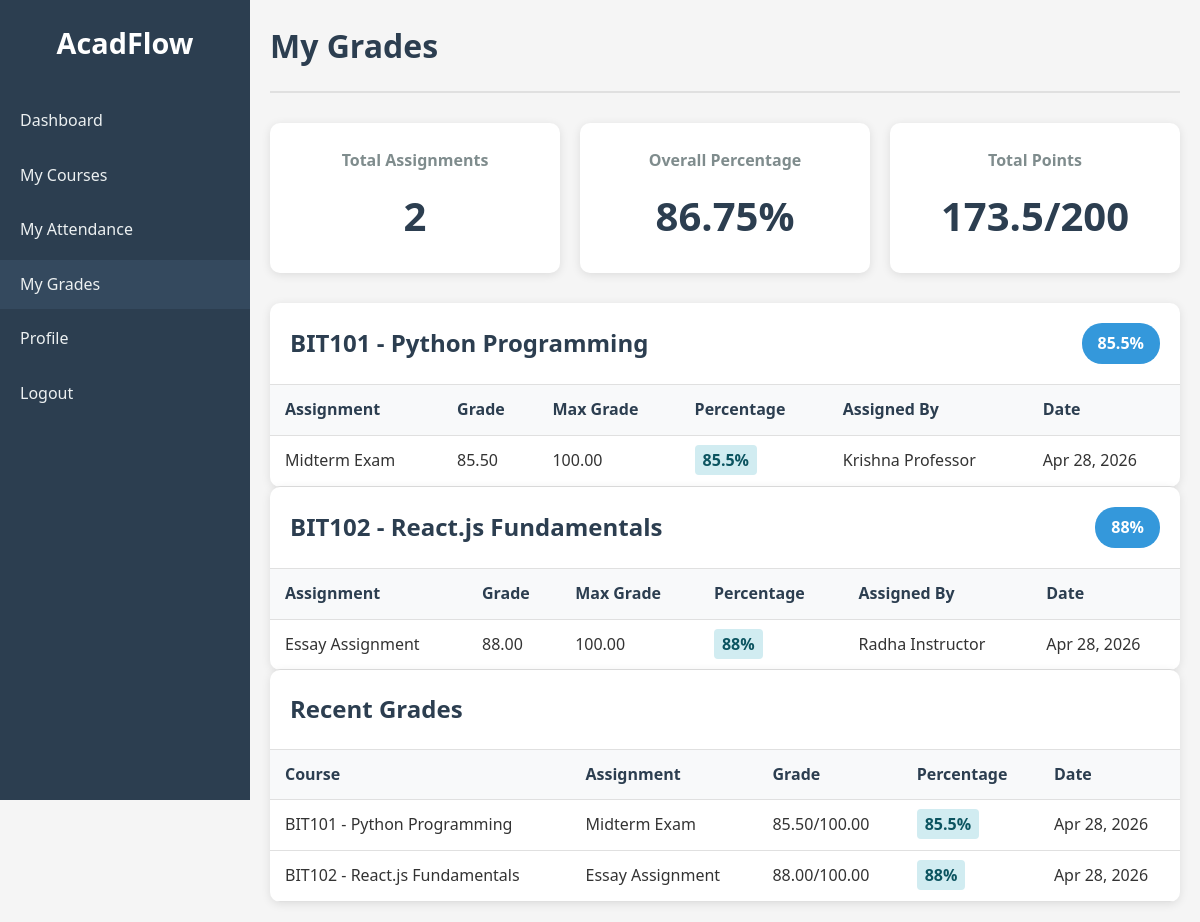
The page /student/grades.php (signed in) on the database its author committed.
### tables this page shows
CREATE TABLE grades (
    id INT AUTO_INCREMENT PRIMARY KEY,
    student_id INT NOT NULL,
    course_id INT NOT NULL,
    assignment_name VARCHAR(100) NOT NULL,
    grade DECIMAL(5,2) NOT NULL,
    max_grade DECIMAL(5,2) NOT NULL DEFAULT 100,
    comments TEXT,
    assigned_by INT NOT NULL,
    created_at TIMESTAMP DEFAULT CURRENT_TIMESTAMP,
    FOREIGN KEY (student_id) REFERENCES users(id) ON DELETE CASCADE,
    FOREIGN KEY (course_id) REFERENCES courses(id) ON DELETE CASCADE,
    FOREIGN KEY (assigned_by) REFERENCES users(id) ON DELETE CASCADE
);

CREATE TABLE courses (
    id INT AUTO_INCREMENT PRIMARY KEY,
    course_code VARCHAR(20) UNIQUE NOT NULL,
    course_name VARCHAR(100) NOT NULL,
    description TEXT,
    teacher_id INT,
    created_at TIMESTAMP DEFAULT CURRENT_TIMESTAMP,
    FOREIGN KEY (teacher_id) REFERENCES users(id) ON DELETE SET NULL
);

CREATE TABLE users (
    id INT AUTO_INCREMENT PRIMARY KEY,
    first_name VARCHAR(50) NOT NULL,
    last_name VARCHAR(50) NOT NULL,
    email VARCHAR(100) UNIQUE NOT NULL,
    password VARCHAR(255) NOT NULL,
    role ENUM('admin', 'teacher', 'student') NOT NULL,
    profile_photo VARCHAR(255) DEFAULT NULL,
    created_at TIMESTAMP DEFAULT CURRENT_TIMESTAMP,
    updated_at TIMESTAMP DEFAULT CURRENT_TIMESTAMP ON UPDATE CURRENT_TIMESTAMP
);

### student/grades.php (the view, shortened to what this page needs)
<?php
require_once '../config/database.php';
$user_id = $_SESSION['user_id'];
$grades_sql = "SELECT g.*, c.course_code, c.course_name, u.first_name, u.last_name
               FROM grades g
               JOIN courses c ON g.course_id = c.id
               JOIN users u ON g.assigned_by = u.id
               WHERE g.student_id = ?
               ORDER BY g.created_at DESC";
$grades_stmt = $conn->prepare($grades_sql);
$grades_stmt->bind_param("i", $user_id);
$grades_stmt->execute();
$grades = $grades_stmt->get_result()->fetch_all(MYSQLI_ASSOC);
$total_grades = count($grades);
$total_points = 0;
$max_points = 0;
$course_grades = [];
foreach ($grades as $grade) {
    $total_points += $grade['grade'];
    $max_points += $grade['max_grade'];
    $course_id = $grade['course_id'];
    if (!isset($course_grades[$course_id])) {
        $course_grades[$course_id] = [
            'course_name' => $grade['course_name'],
            'course_code' => $grade['course_code'],
            'grades' => [],
            'total_points' => 0,
            'max_points' => 0
        ];
    }
    $course_grades[$course_id]['grades'][] = $grade;
    $course_grades[$course_id]['total_points'] += $grade['grade'];
    $course_grades[$course_id]['max_points'] += $grade['max_grade'];
}
$overall_percentage = $max_points > 0 ? round(($total_points / $max_points) * 100, 2) : 0;
?>
<!DOCTYPE html>
<html lang="en">
<head>
    <link rel="stylesheet" href="../assets/css/style.css">
</head>
<body>
    <div class="dashboard-container">
        <aside class="sidebar">
            <div class="sidebar-header">
                <h2>AcadFlow</h2>
            </div>
            <nav class="sidebar-nav">
                <ul>
                    <li><a href="../dashboard.php">Dashboard</a></li>
                    <li><a href="courses.php">My Courses</a></li>
                    <li><a href="attendance.php">My Attendance</a></li>
                    <li><a href="grades.php" class="active">My Grades</a></li>
                    <li><a href="../profile.php">Profile</a></li>
                    <li><a href="../logout.php">Logout</a></li>
                </ul>
            </nav>
        </aside>
        <main class="main-content">
            <header class="main-header">
                <h1>My Grades</h1>
            </header>
            <div class="stats-grid">
                <div class="stat-card">
                    <h3>Total Assignments</h3>
                    <p class="stat-number"><?php echo $total_grades; ?></p>
                </div>
                <div class="stat-card">
                    <h3>Overall Percentage</h3>
                    <p class="stat-number"><?php echo $overall_percentage; ?>%</p>
                </div>
                <div class="stat-card">
                    <h3>Total Points</h3>
                    <p class="stat-number"><?php echo $total_points; ?>/<?php echo $max_points; ?></p>
                </div>
            </div>
            <?php if (!empty($course_grades)): ?>
                <?php foreach ($course_grades as $course_id => $course_data): ?>
                    <?php
                    $course_percentage = $course_data['max_points'] > 0 ?
                        round(($course_data['total_points'] / $course_data['max_points']) * 100, 2) : 0;
                    ?>
                    <div class="table-container">
                        <div class="table-header">
                            <h2><?php echo htmlspecialchars($course_data['course_code'] . ' - ' . $course_data['course_name']); ?></h2>
                            <span class="course-percentage"><?php echo $course_percentage; ?>%</span>
                        </div>
                        <table>
                            <thead>
                                <tr>
                                    <th>Assignment</th>
                                    <th>Grade</th>
                                    <th>Max Grade</th>
                                    <th>Percentage</th>
                                    <th>Assigned By</th>
                                    <th>Date</th>
                                </tr>
                            </thead>
                            <tbody>
                                <?php foreach ($course_data['grades'] as $grade): ?>
                                    <?php
                                    $grade_percentage = $grade['max_grade'] > 0 ?
                                        round(($grade['grade'] / $grade['max_grade']) * 100, 2) : 0;
                                    ?>
                                    <tr>
                                        <td><?php echo htmlspecialchars($grade['assignment_name']); ?></td>
                                        <td><?php echo $grade['grade']; ?></td>
                                        <td><?php echo $grade['max_grade']; ?></td>
                                        <td>
                                            <span class="grade-percentage <?php echo $grade_percentage >= 90 ? 'excellent' : ($grade_percentage >= 80 ? 'good' : ($grade_percentage >= 70 ? 'average' : 'poor')); ?>">
                                                <?php echo $grade_percentage; ?>%
                                            </span>
                                        </td>
                                        <td><?php echo htmlspecialchars($grade['first_name'] . ' ' . $grade['last_name']); ?></td>
                                        <td><?php echo date('M j, Y', strtotime($grade['created_at'])); ?></td>
                                    </tr>
                                <?php endforeach; ?>
                            </tbody>
                        </table>
                    </div>
                <?php endforeach; ?>
            <?php else: ?>
                <div class="alert alert-error">No grades available yet.</div>
            <?php endif; ?>
            <?php if (!empty($grades)): ?>
                <div class="table-container">
                    <div class="table-header">
                        <h2>Recent Grades</h2>
                    </div>
                    <table>
                        <thead>
                            <tr>
                                <th>Course</th>
                                <th>Assignment</th>
                                <th>Grade</th>
                                <th>Percentage</th>
                                <th>Date</th>
                            </tr>
                        </thead>
                        <tbody>
                            <?php
                            $recent_grades = array_slice($grades, 0, 5);
                            foreach ($recent_grades as $grade):
                                $grade_percentage = $grade['max_grade'] > 0 ?
                                    round(($grade['grade'] / $grade['max_grade']) * 100, 2) : 0;
                            ?>
                                <tr>
                                    <td><?php echo htmlspecialchars($grade['course_code'] . ' - ' . $grade['course_name']); ?></td>
                                    <td><?php echo htmlspecialchars($grade['assignment_name']); ?></td>
                                    <td><?php echo $grade['grade']; ?>/<?php echo $grade['max_grade']; ?></td>
                                    <td>
                                        <span class="grade-percentage <?php echo $grade_percentage >= 90 ? 'excellent' : ($grade_percentage >= 80 ? 'good' : ($grade_percentage >= 70 ? 'average' : 'poor')); ?>">
                                            <?php echo $grade_percentage; ?>%
                                        </span>
                                    </td>
                                    <td><?php echo date('M j, Y', strtotime($grade['created_at'])); ?></td>
                                </tr>
                            <?php endforeach; ?>
                        </tbody>
                    </table>
                </div>
            <?php endif; ?>
        </main>
    </div>
</body>
</html>

### assets/css/style.css (style rules this page uses)
* { margin: 0; padding: 0; box-sizing: border-box; }
body { font-family: 'Segoe UI', Tahoma, Geneva, Verdana, sans-serif; line-height: 1.6; color: #333; background-color: #f5f5f5; }
.dashboard-container { display: flex; min-height: 100vh; }
.sidebar { width: 250px; background-color: #2c3e50; color: white; padding: 20px 0; position: fixed; height: 100vh; overflow-y: auto; }
.sidebar-header h2 { text-align: center; margin-bottom: 30px; font-size: 1.8rem; }
.sidebar-nav ul { list-style: none; }
.sidebar-nav li { margin-bottom: 5px; }
.sidebar-nav a { display: block; padding: 12px 20px; color: #ecf0f1; text-decoration: none; transition: background-color 0.3s ease; }
.sidebar-nav a:hover, .sidebar-nav a.active { background-color: #34495e; }
.main-content { flex: 1; margin-left: 250px; padding: 20px; }
.main-header { display: flex; justify-content: space-between; align-items: center; margin-bottom: 30px; padding-bottom: 20px; border-bottom: 2px solid #e0e0e0; }
.main-header h1 { color: #2c3e50; font-size: 2rem; }
.stats-grid { display: grid; grid-template-columns: repeat(auto-fit, minmax(250px, 1fr)); gap: 20px; margin-bottom: 30px; }
.stat-card { background: white; padding: 25px; border-radius: 10px; box-shadow: 0 2px 10px rgba(0, 0, 0, 0.1); text-align: center; }
.stat-card h3 { color: #7f8c8d; margin-bottom: 10px; font-size: 1rem; }
.stat-number { font-size: 2.5rem; font-weight: bold; color: #2c3e50; }
.table-container { background: white; border-radius: 10px; box-shadow: 0 2px 10px rgba(0, 0, 0, 0.1); overflow: hidden; }
.table-header { padding: 20px; border-bottom: 1px solid #e0e0e0; display: flex; justify-content: space-between; align-items: center; }
.table-header h2 { color: #2c3e50; }
table { width: 100%; border-collapse: collapse; }
th, td { padding: 12px 15px; text-align: left; border-bottom: 1px solid #e0e0e0; }
th { background-color: #f8f9fa; font-weight: 600; color: #2c3e50; }

### student/grades.php (style rules this page uses)
.course-percentage { background-color: #3498db; color: white; padding: 8px 16px; border-radius: 20px; font-weight: 600; }
.grade-percentage { padding: 4px 8px; border-radius: 4px; font-weight: 600; }
.grade-percentage.good { background-color: #d1ecf1; color: #0c5460; }

### rows shown on the page
grades: course.course_name "BIT101 - Python Programming", course_percentage "85.5", assignment_name "Midterm Exam", grade "85.50", max_grade "100.00", grade_percentage "85.5", assigned_by.last_name "Krishna Professor", created_at "Apr 28, 2026"
grades: course.course_name "BIT102 - React.js Fundamentals", course_percentage "88", assignment_name "Essay Assignment", grade "88.00", max_grade "100.00", grade_percentage "88", assigned_by.last_name "Radha Instructor", created_at "Apr 28, 2026"

### other values the page prints
$total_grades "2"
$overall_percentage "86.75"
$total_points "173.5"
$max_points "200"
